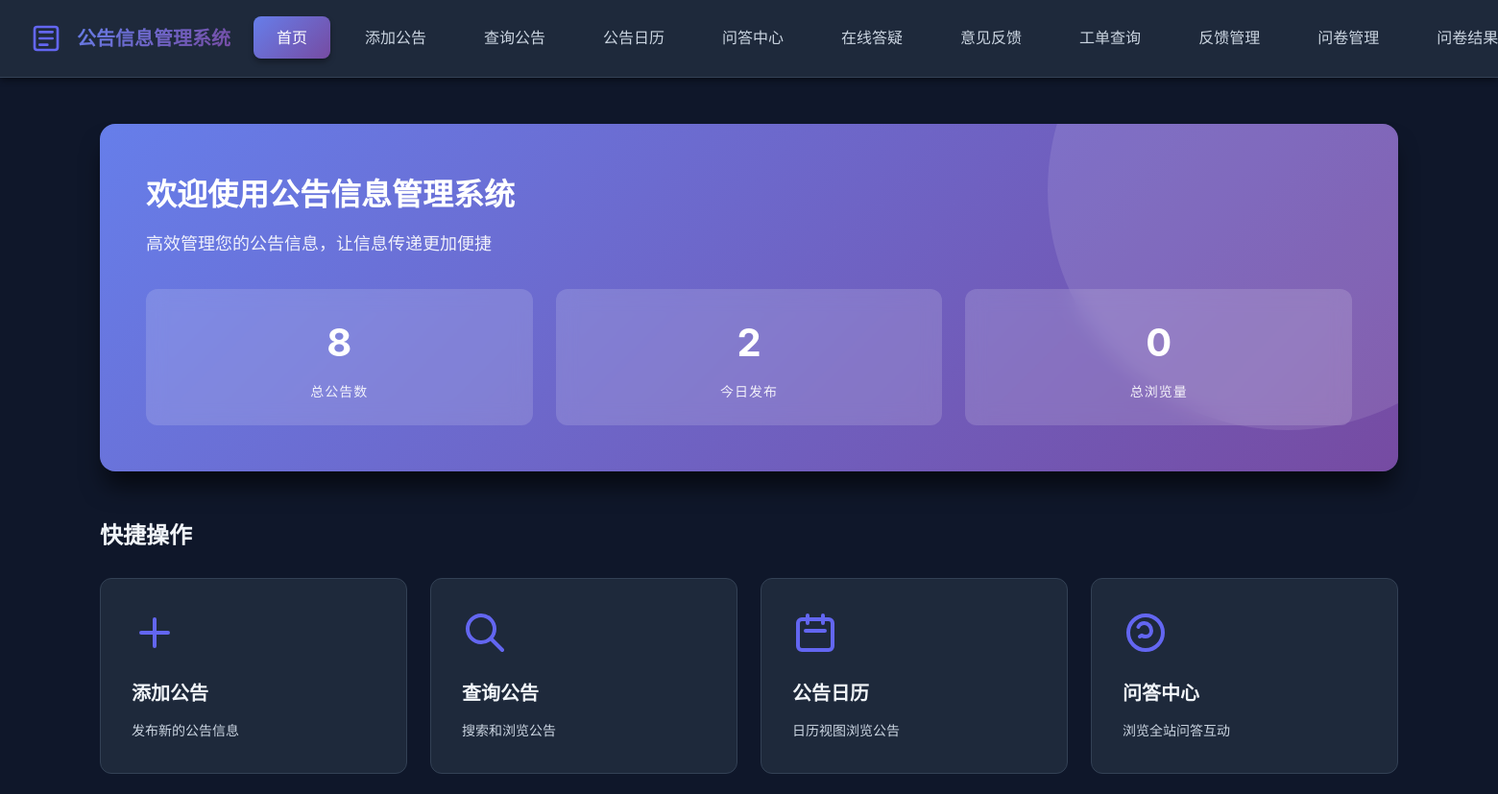
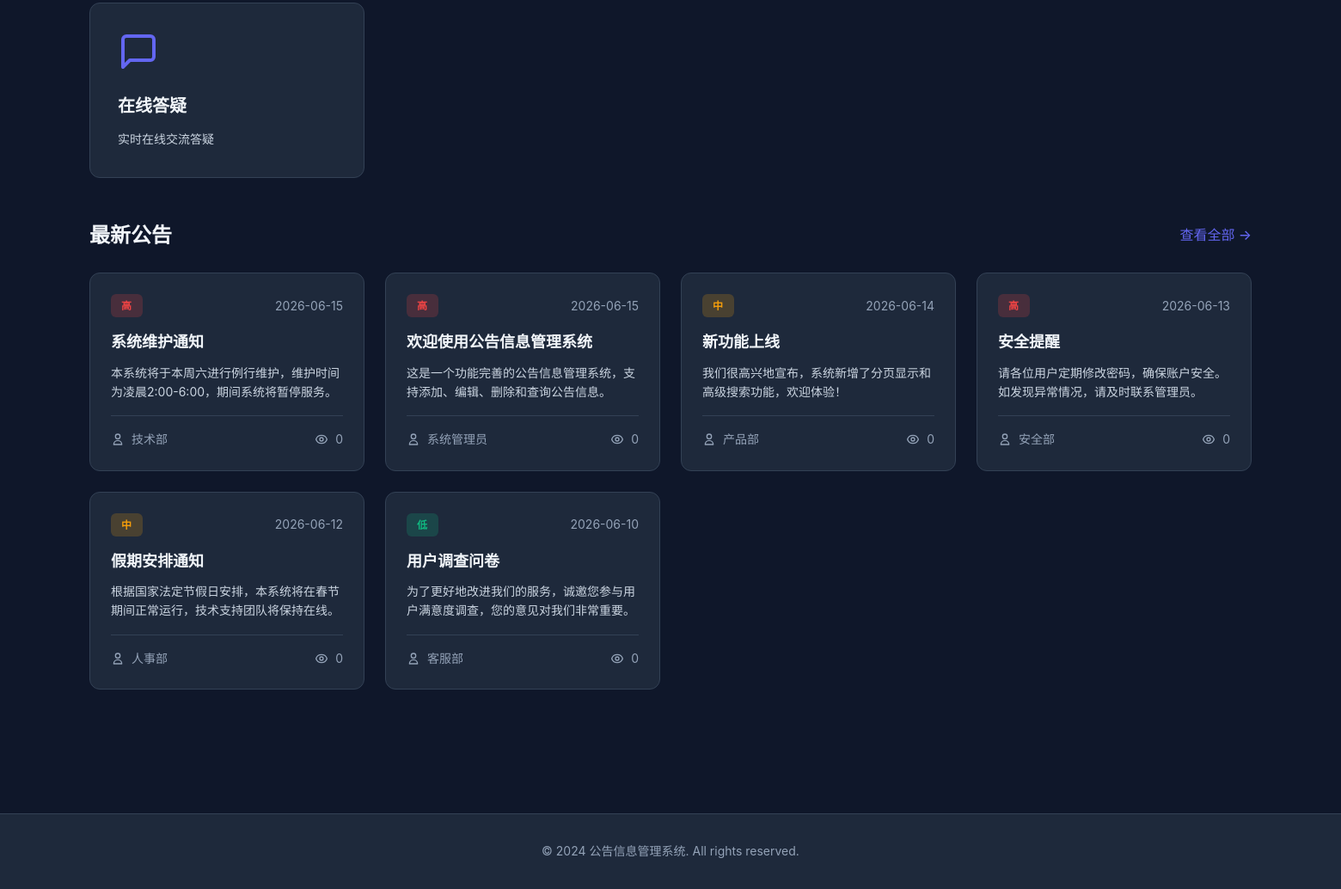
The page / on the database its author committed (2 pictures, top to bottom).
### tables this page shows
CREATE TABLE IF NOT EXISTS notices (
    id INT AUTO_INCREMENT PRIMARY KEY,
    title VARCHAR(255) NOT NULL COMMENT '公告标题',
    content TEXT NOT NULL COMMENT '公告内容',
    author VARCHAR(100) NOT NULL COMMENT '发布人',
    category VARCHAR(100) DEFAULT '' COMMENT '公告分类',
    publish_date DATETIME DEFAULT CURRENT_TIMESTAMP COMMENT '发布时间',
    update_date DATETIME DEFAULT CURRENT_TIMESTAMP ON UPDATE CURRENT_TIMESTAMP COMMENT '更新时间',
    status ENUM('published', 'draft') DEFAULT 'published' COMMENT '状态',
    survey_id INT DEFAULT NULL COMMENT '关联问卷ID',
    priority ENUM('high', 'medium', 'low') DEFAULT 'medium' COMMENT '优先级',
    views INT DEFAULT 0 COMMENT '浏览次数',
    INDEX idx_publish_date (publish_date),
    INDEX idx_status (status),
    INDEX idx_category (category),
    INDEX idx_survey_id (survey_id)
);

### www/index.php (the view, shortened to what this page needs)
<!DOCTYPE html>
<html lang="zh-CN">
<head>
    <link rel="stylesheet" href="style.css">
</head>
<body>
    <nav class="navbar">
        <div class="container">
            <div class="nav-brand">
                <h1>公告信息管理系统</h1>
            </div>
            <ul class="nav-menu">
                <li><a href="index.php" class="active">首页</a></li>
                <li><a href="add_notice.php">添加公告</a></li>
                <li><a href="search_notice.php">查询公告</a></li>
                <li><a href="notice_calendar.php">公告日历</a></li>
                <li><a href="qa_center.php">问答中心</a></li>
                <li><a href="chat.php">在线答疑</a></li>
                <li><a href="feedback.php">意见反馈</a></li>
                <li><a href="feedback_query.php">工单查询</a></li>
                <li><a href="feedback_admin.php">反馈管理</a></li>
                <li><a href="survey_admin.php">问卷管理</a></li>
                <li><a href="survey_results.php">问卷结果</a></li>
            </ul>
        </div>
    </nav>
    <div class="container">
        <div class="main-content">
            <div class="welcome-banner">
                <div class="banner-content">
                    <h2>欢迎使用公告信息管理系统</h2>
                    <p>高效管理您的公告信息，让信息传递更加便捷</p>
                </div>
                <div class="banner-stats">
                    <?php
                    $conn = getConnection();
                    $total_result = $conn->query("SELECT COUNT(*) as total FROM notices");
                    $total = $total_result->fetch_assoc()['total'];
                    $today_result = $conn->query("SELECT COUNT(*) as today FROM notices WHERE DATE(publish_date) = CURDATE()");
                    $today = $today_result->fetch_assoc()['today'];
                    $views_result = $conn->query("SELECT SUM(views) as total_views FROM notices");
                    $total_views = $views_result->fetch_assoc()['total_views'] ?? 0;
                    ?>
                    <div class="stat-item">
                        <div class="stat-number"><?php echo $total; ?></div>
                        <div class="stat-label">总公告数</div>
                    </div>
                    <div class="stat-item">
                        <div class="stat-number"><?php echo $today; ?></div>
                        <div class="stat-label">今日发布</div>
                    </div>
                    <div class="stat-item">
                        <div class="stat-number"><?php echo $total_views; ?></div>
                        <div class="stat-label">总浏览量</div>
                    </div>
                </div>
            </div>
            <div class="quick-actions">
                <h3>快捷操作</h3>
                <div class="action-cards">
                    <a href="add_notice.php" class="action-card">
                        <svg class="action-icon" viewBox="0 0 24 24" fill="none" xmlns="http://www.w3.org/2000/svg">
                            <path d="M12 5V19M5 12H19" stroke="currentColor" stroke-width="2" stroke-linecap="round" stroke-linejoin="round"/>
                        </svg>
                        <h4>添加公告</h4>
                        <p>发布新的公告信息</p>
                    </a>
                    <a href="search_notice.php" class="action-card">
                        <svg class="action-icon" viewBox="0 0 24 24" fill="none" xmlns="http://www.w3.org/2000/svg">
                            <path d="M21 21L15 15M17 10C17 13.866 13.866 17 10 17C6.13401 17 3 13.866 3 10C3 6.13401 6.13401 3 10 3C13.866 3 17 6.13401 17 10Z" stroke="currentColor" stroke-width="2" stroke-linecap="round" stroke-linejoin="round"/>
                        </svg>
                        <h4>查询公告</h4>
                        <p>搜索和浏览公告</p>
                    </a>
                    <a href="notice_calendar.php" class="action-card">
                        <h4>公告日历</h4>
                        <p>日历视图浏览公告</p>
                    </a>
                    <a href="qa_center.php" class="action-card">
                        <h4>问答中心</h4>
                        <p>浏览全站问答互动</p>
                    </a>
                    <a href="chat.php" class="action-card">
                        <h4>在线答疑</h4>
                        <p>实时在线交流答疑</p>
                    </a>
                </div>
            </div>
            <div class="recent-notices">
                <div class="section-header">
                    <h3>最新公告</h3>
                    <a href="search_notice.php" class="view-all">查看全部 →</a>
                </div>
                <div class="notices-grid">
                    <?php
                    $conn = getConnection();
                    $sql = "SELECT * FROM notices WHERE status = 'published' ORDER BY publish_date DESC LIMIT 6";
                    $result = $conn->query($sql);
                    if ($result->num_rows > 0) {
                        while($row = $result->fetch_assoc()) {
                            $priority_class = 'priority-' . $row['priority'];
                            $priority_text = [
                                'high' => '高',
                                'medium' => '中',
                                'low' => '低'
                            ][$row['priority']];
                            ?>
                            <div class="notice-card" onclick="window.location.href='notice_detail.php?id=<?php echo $row['id']; ?>'" style="cursor:pointer;">
                                <div class="notice-header">
                                    <span class="priority-badge <?php echo $priority_class; ?>">
                                        <?php echo $priority_text; ?>
                                    </span>
                                    <span class="notice-date">
                                        <?php echo date('Y-m-d', strtotime($row['publish_date'])); ?>
                                    </span>
                                </div>
                                <h4 class="notice-title"><?php echo htmlspecialchars($row['title']); ?></h4>
                                <p class="notice-excerpt">
                                    <?php
                                    $content = htmlspecialchars($row['content']);
                                    echo mb_substr($content, 0, 80, 'UTF-8') . (mb_strlen($content, 'UTF-8') > 80 ? '...' : '');
                                    ?>
                                </p>
                                <div class="notice-footer">
                                    <span class="notice-author">
                                        <?php echo htmlspecialchars($row['author']); ?>
                                    </span>
                                    <span class="notice-views">
                                        <?php echo $row['views']; ?>
                                    </span>
                                </div>
                            </div>
                            <?php
                        }
                    } else {
                        echo '<p class="no-data">暂无公告信息</p>';
                    }
                    ?>
                </div>
            </div>
        </div>
    </div>
    <footer class="footer">
        <div class="container">
            <p>&copy; 2024 公告信息管理系统. All rights reserved.</p>
        </div>
    </footer>
</body>
</html>

### rows shown on the page
notices: priority "高", publish_date "2026-06-15", title "系统维护通知", content "本系统将于本周六进行例行维护，维护时间为凌晨2:00-6:00，期间系统将暂停服务。", author "技术部", views "0"
notices: priority "高", publish_date "2026-06-15", title "欢迎使用公告信息管理系统", content "这是一个功能完善的公告信息管理系统，支持添加、编辑、删除和查询公告信息。", author "系统管理员", views "0"
notices: priority "中", publish_date "2026-06-14", title "新功能上线", content "我们很高兴地宣布，系统新增了分页显示和高级搜索功能，欢迎体验！", author "产品部", views "0"
notices: priority "高", publish_date "2026-06-13", title "安全提醒", content "请各位用户定期修改密码，确保账户安全。如发现异常情况，请及时联系管理员。", author "安全部", views "0"
notices: priority "中", publish_date "2026-06-12", title "假期安排通知", content "根据国家法定节假日安排，本系统将在春节期间正常运行，技术支持团队将保持在线。", author "人事部", views "0"
notices: priority "低", publish_date "2026-06-10", title "用户调查问卷", content "为了更好地改进我们的服务，诚邀您参与用户满意度调查，您的意见对我们非常重要。", author "客服部", views "0"

### other values the page prints
$total "8"
$today "2"
$total_views "0"
